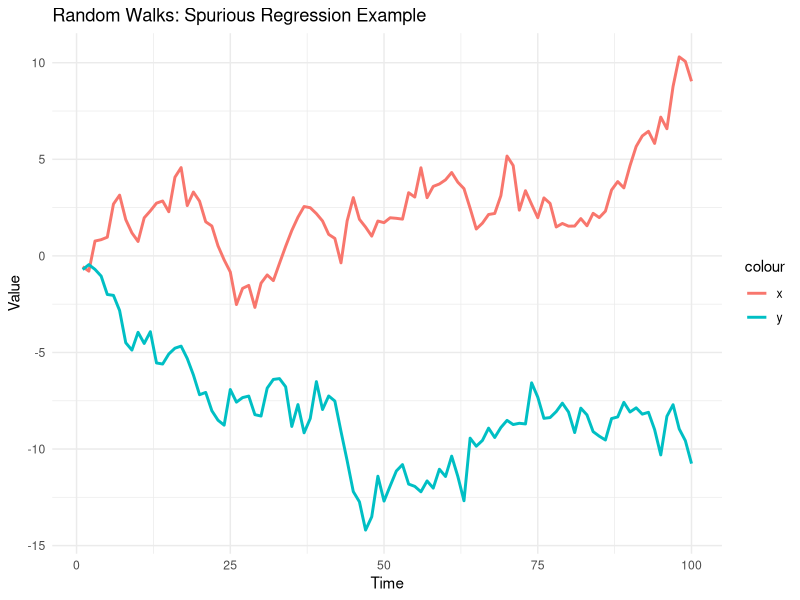
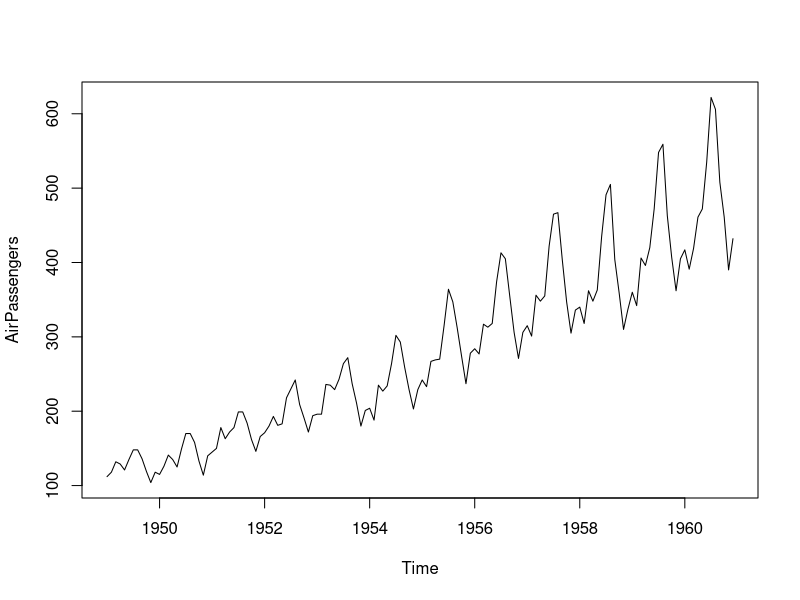

Write the R code that produced these figures, in order.
# Install and load necessary packages
install.packages("ggplot2")
#install.packages("TSA")
install.packages("lmtest")
install.packages("urca")
install.packages("xts")

library(ggplot2)
#library(TSA)
library(lmtest)
library(urca)
library(xts)

# Set seed for reproducibility
set.seed(123)

# Generate two random walks
n <- 100
x <- cumsum(rnorm(n))
y <- cumsum(rnorm(n))
y2<-0.1+0.2*x+rnorm(n)
# Create a data frame
data <- data.frame(x, y,y2)

# Plot the time series
ggplot(data, aes(x = 1:n)) +
  geom_line(aes(y = x, color = "x"), size = 1) +
  geom_line(aes(y = y, color = "y"), size = 1) +
  labs(title = "Random Walks: Spurious Regression Example",
       x = "Time", y = "Value") +
  theme_minimal()

# Perform the spurious regression
regression_result <- lm(y ~ x, data = data)
summary(regression_result)

ols<-lm(y2~x,data=data)
summary(ols)

data("AirPassengers")
plot(AirPassengers)
